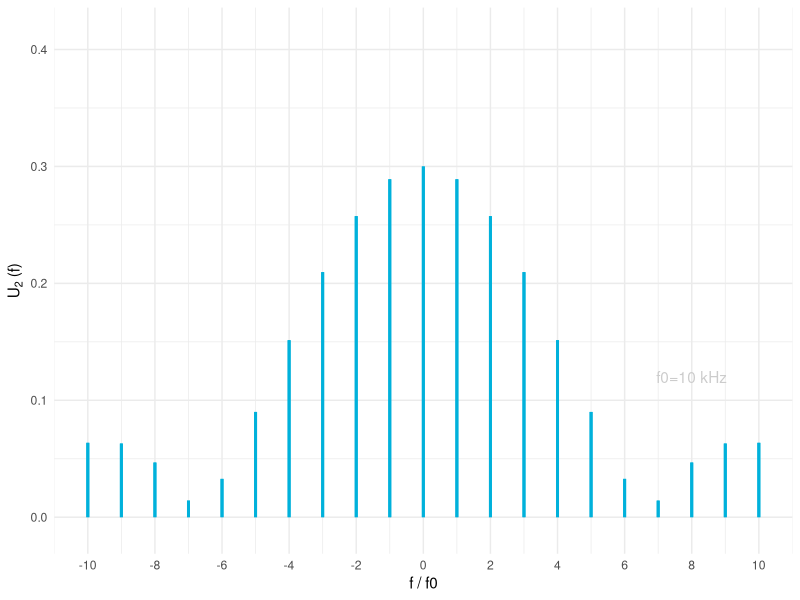

The R source for this figure:
library(ggplot2)

outputName <- "Si_10kHz.pdf"
pdfWidth <- 10
pdfHeight <- pdfWidth * 0.618


T   <- 1/10 * 10^-3
tau <- 15 * 10^-6

f0 <- 1/T

U2 <- 1

m <- 10

amplitudes <- function(n) {

if(n == 0) { return( 2*U2 * tau/T ) }

 p <- abs(    2*U2 * tau/T * sin(pi * n * tau/T) / (n * pi * tau/T))

 print(p)

}

line_xcoordinates <- c()
theoretical_ys <- c()
deltacounter <- 0

deltax  <- 1

for(i in 1:m) {

  deltacounter<-deltacounter+deltax
  line_xcoordinates <- c(line_xcoordinates, deltacounter)

  theoretical_ys <- c(theoretical_ys, amplitudes(i))


}

xlimits <- c(-10, 10)
xbreaks <- seq(-10, 10, 2)
#xlabels <- c(-5,-4,-3,-2,-1,0,"1", "2 [..1/(T0/2)]", "3", "4", "5")
xlabels <- xbreaks
ylimits <- c(-0.01, 2*U2 * tau/T * 1.382)

xlabel <- "f / f0"
ylabel <- bquote("U"[2]~"(f)")


hsBlue <- "#00b1db"

p <- ggplot(data.frame(x=c(0,2)), aes(x=x)) +
    theme_minimal() +
    scale_x_continuous(limits = xlimits, breaks = xbreaks, labels=xlabels) +
    scale_y_continuous(limits = ylimits) +
    stat_function( fun = amplitudes, n = 4000, linetype=2, color = hsBlue) +
    xlab(xlabel) +
    ylab(ylabel) +

    annotate( "text", x=8, y=0.12, label=paste(c("f0=", f0/1000, " kHz"), collapse=""), color="gray80")



linewidth <- 1

for( i in 1:m ) {

    p <- p + geom_segment( x = line_xcoordinates[i], y = 0, xend = line_xcoordinates[i], yend = theoretical_ys[i] , color=hsBlue,   linetype="solid", size = linewidth)
    p <- p + geom_segment( x = -line_xcoordinates[i], y = 0, xend = -line_xcoordinates[i], yend = theoretical_ys[i] , color=hsBlue,   linetype="solid", size = linewidth)
}
p <- p + geom_segment( x = 0, y = 0, xend = 0, yend = amplitudes(0), color=hsBlue,   linetype="solid", size = linewidth)

pdf(outputName, pdfWidth, pdfHeight)
p
